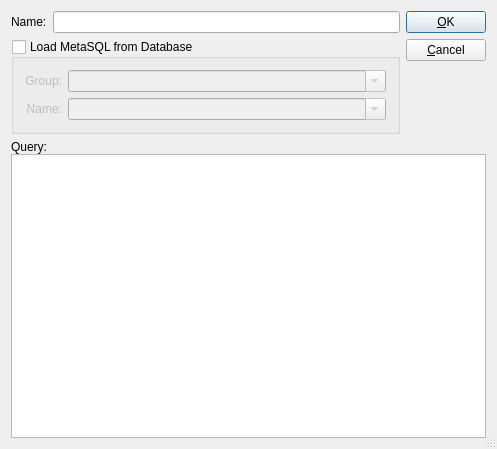
<ui version="4.0" >
 <comment> * OpenRPT report writer and rendering engine
 * Copyright (C) 2001-2010 by OpenMFG, LLC
 *
 * This library is free software; you can redistribute it and/or
 * modify it under the terms of the GNU Lesser General Public
 * License as published by the Free Software Foundation; either
 * version 2.1 of the License, or (at your option) any later version.
 *
 * This library is distributed in the hope that it will be useful,
 * but WITHOUT ANY WARRANTY; without even the implied warranty of
 * MERCHANTABILITY or FITNESS FOR A PARTICULAR PURPOSE. See the GNU
 * Lesser General Public License for more details.
 *
 * You should have received a copy of the GNU Lesser General Public
 * License along with this library; if not, write to the Free Software
 * Foundation, Inc., 59 Temple Place, Suite 330, Boston, MA 02111-1307 USA
 * Please contact info@openmfg.com with any questions on this license.</comment>
 <class>QueryEditor</class>
 <widget class="QDialog" name="QueryEditor" >
  <property name="geometry" >
   <rect>
    <x>0</x>
    <y>0</y>
    <width>497</width>
    <height>449</height>
   </rect>
  </property>
  <property name="windowTitle" >
   <string>Query Editor</string>
  </property>
  <property name="sizeGripEnabled" >
   <bool>true</bool>
  </property>
  <layout class="QVBoxLayout" name="verticalLayout_3" >
   <item>
    <layout class="QHBoxLayout" name="horizontalLayout" >
     <item>
      <layout class="QVBoxLayout" name="verticalLayout_2" >
       <item>
        <layout class="QHBoxLayout" >
         <property name="spacing" >
          <number>6</number>
         </property>
         <property name="margin" >
          <number>0</number>
         </property>
         <item>
          <widget class="QLabel" name="labelName" >
           <property name="text" >
            <string>Name:</string>
           </property>
           <property name="buddy" >
            <cstring>tbName</cstring>
           </property>
          </widget>
         </item>
         <item>
          <widget class="QLineEdit" name="tbName" />
         </item>
        </layout>
       </item>
       <item>
        <widget class="QGroupBox" name="_metasql" >
         <property name="title" >
          <string>Load MetaSQL from Database</string>
         </property>
         <property name="checkable" >
          <bool>true</bool>
         </property>
         <property name="checked" >
          <bool>false</bool>
         </property>
         <layout class="QGridLayout" name="gridLayout" >
          <item row="0" column="0" >
           <widget class="QLabel" name="_mqlGroupLit" >
            <property name="text" >
             <string>Group:</string>
            </property>
            <property name="alignment" >
             <set>Qt::AlignRight|Qt::AlignTrailing|Qt::AlignVCenter</set>
            </property>
            <property name="buddy" >
             <cstring>_mqlGroup</cstring>
            </property>
           </widget>
          </item>
          <item row="0" column="1" >
           <widget class="QComboBox" name="_mqlGroup" >
            <property name="sizePolicy" >
             <sizepolicy vsizetype="Fixed" hsizetype="Expanding" >
              <horstretch>0</horstretch>
              <verstretch>0</verstretch>
             </sizepolicy>
            </property>
            <property name="editable" >
             <bool>true</bool>
            </property>
           </widget>
          </item>
          <item row="1" column="0" >
           <widget class="QLabel" name="_mqlNameLit" >
            <property name="text" >
             <string>Name:</string>
            </property>
            <property name="alignment" >
             <set>Qt::AlignRight|Qt::AlignTrailing|Qt::AlignVCenter</set>
            </property>
            <property name="buddy" >
             <cstring>_mqlName</cstring>
            </property>
           </widget>
          </item>
          <item row="1" column="1" >
           <widget class="QComboBox" name="_mqlName" >
            <property name="sizePolicy" >
             <sizepolicy vsizetype="Fixed" hsizetype="Expanding" >
              <horstretch>0</horstretch>
              <verstretch>0</verstretch>
             </sizepolicy>
            </property>
            <property name="editable" >
             <bool>true</bool>
            </property>
           </widget>
          </item>
         </layout>
        </widget>
       </item>
      </layout>
     </item>
     <item>
      <layout class="QVBoxLayout" >
       <property name="spacing" >
        <number>6</number>
       </property>
       <property name="margin" >
        <number>0</number>
       </property>
       <item>
        <widget class="QPushButton" name="btnOk" >
         <property name="text" >
          <string>&amp;OK</string>
         </property>
         <property name="default" >
          <bool>true</bool>
         </property>
        </widget>
       </item>
       <item>
        <widget class="QPushButton" name="btnCancel" >
         <property name="text" >
          <string>&amp;Cancel</string>
         </property>
        </widget>
       </item>
       <item>
        <spacer>
         <property name="orientation" >
          <enum>Qt::Vertical</enum>
         </property>
         <property name="sizeType" >
          <enum>QSizePolicy::Expanding</enum>
         </property>
         <property name="sizeHint" stdset="0" >
          <size>
           <width>20</width>
           <height>20</height>
          </size>
         </property>
        </spacer>
       </item>
      </layout>
     </item>
    </layout>
   </item>
   <item>
    <widget class="QFrame" name="frame" >
     <property name="sizePolicy" >
      <sizepolicy vsizetype="Expanding" hsizetype="Preferred" >
       <horstretch>0</horstretch>
       <verstretch>1</verstretch>
      </sizepolicy>
     </property>
     <property name="frameShape" >
      <enum>QFrame::NoFrame</enum>
     </property>
     <property name="frameShadow" >
      <enum>QFrame::Plain</enum>
     </property>
     <property name="lineWidth" >
      <number>0</number>
     </property>
     <layout class="QVBoxLayout" name="verticalLayout" >
      <property name="spacing" >
       <number>0</number>
      </property>
      <property name="margin" >
       <number>0</number>
      </property>
      <item>
       <widget class="QLabel" name="labelQuery" >
        <property name="text" >
         <string>Query:</string>
        </property>
        <property name="buddy" >
         <cstring>tbQuery</cstring>
        </property>
       </widget>
      </item>
      <item>
       <widget class="QTextEdit" name="tbQuery" >
        <property name="font" >
         <font>
          <family>Courier</family>
          <pointsize>10</pointsize>
          <weight>50</weight>
          <italic>false</italic>
          <bold>false</bold>
          <underline>false</underline>
          <strikeout>false</strikeout>
         </font>
        </property>
       </widget>
      </item>
     </layout>
    </widget>
   </item>
  </layout>
 </widget>
 <layoutdefault spacing="6" margin="11" />
 <tabstops>
  <tabstop>tbName</tabstop>
  <tabstop>_metasql</tabstop>
  <tabstop>_mqlGroup</tabstop>
  <tabstop>_mqlName</tabstop>
  <tabstop>tbQuery</tabstop>
  <tabstop>btnOk</tabstop>
  <tabstop>btnCancel</tabstop>
 </tabstops>
 <resources/>
 <connections>
  <connection>
   <sender>btnOk</sender>
   <signal>clicked()</signal>
   <receiver>QueryEditor</receiver>
   <slot>accept()</slot>
   <hints>
    <hint type="sourcelabel" >
     <x>471</x>
     <y>37</y>
    </hint>
    <hint type="destinationlabel" >
     <x>471</x>
     <y>81</y>
    </hint>
   </hints>
  </connection>
  <connection>
   <sender>btnCancel</sender>
   <signal>clicked()</signal>
   <receiver>QueryEditor</receiver>
   <slot>reject()</slot>
   <hints>
    <hint type="sourcelabel" >
     <x>431</x>
     <y>64</y>
    </hint>
    <hint type="destinationlabel" >
     <x>431</x>
     <y>86</y>
    </hint>
   </hints>
  </connection>
  <connection>
   <sender>_metasql</sender>
   <signal>toggled(bool)</signal>
   <receiver>tbQuery</receiver>
   <slot>setDisabled(bool)</slot>
   <hints>
    <hint type="sourcelabel" >
     <x>133</x>
     <y>140</y>
    </hint>
    <hint type="destinationlabel" >
     <x>133</x>
     <y>181</y>
    </hint>
   </hints>
  </connection>
 </connections>
</ui>
